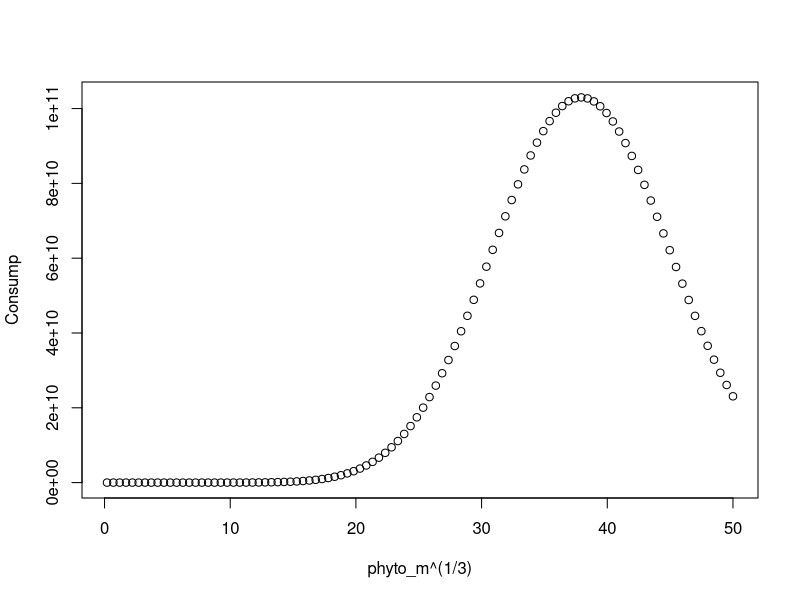

Here is the R script that generated this plot:
R_opt <- 100 # optimal bodymass ratio of prey
gamma <- 2 # assymetrical hump-shaped curve

b_0 <- 50 # attack rate constant
beta_i <- rnorm(1, mean = 0.47, sd = 0.04) #scaling exponent of how attack rate scales on biomass of prey 
beta_j <- rnorm(1, mean = 0.15, sd = 0.03) #scaling exponent of how attack rate scales on biomass of predator

h_0 <- 0.4
eta_i <- rnorm(1, mean = -0.48, sd = 0.03) #scaling exponent of how handling time scales on biomass of prey 
eta_j <- rnorm(1, mean = -0.66, sd = 0.02) #scaling exponent of how handling time scales on biomass of predator

Pref_func <- function(m_i, m_j){
  p <- ( (m_i / m_j * R_opt) * exp(1 - (m_i / m_j * R_opt)) ) ^ gamma
  return(p)
}

Attack_func <- function(m_i, m_j){
  atta <- b_0 * (m_i^beta_i) * (m_j^beta_j) * pref
  return(atta)
}

handling_func <- function(m_i, m_j){
  h_0 * (m_i^eta_i) * (m_j^eta_j)
}


phyto_m <- (seq(from = 0.2, to = 50, length = 100))^3
zp_m <- 150^3


pref <- Pref_func(m_i  = phyto_m, m_j = zp_m)
#plot(x = phyto_m^(1/3), y = pref)
attack <- Attack_func(m_i  = phyto_m, m_j = zp_m)
#plot(x = phyto_m^(1/3), y = attack)
handle <- handling_func(m_i  = phyto_m, m_j = zp_m)
#plot(x = phyto_m^(1/3), y = handle)

q <- 0
c <- rnorm(1, mean = 0.8, sd = 0.2)
phyto_D <- 10^5 * phyto_m^(3/4)
zp_D <- 5
Consump <- c()

for(i in 1:length(phyto_m)){
  w <- 1 / length(phyto_m)
  Consump <- c(Consump, 
    (w * attack[i] * (phyto_D[i])^(1 + q) ) / 
    (1 + c * zp_D + w * handle[i] * (sum(phyto_D[i]) - phyto_D[i])^(1+q) )
  )
}

plot(x = phyto_m^(1/3), y = Consump)
